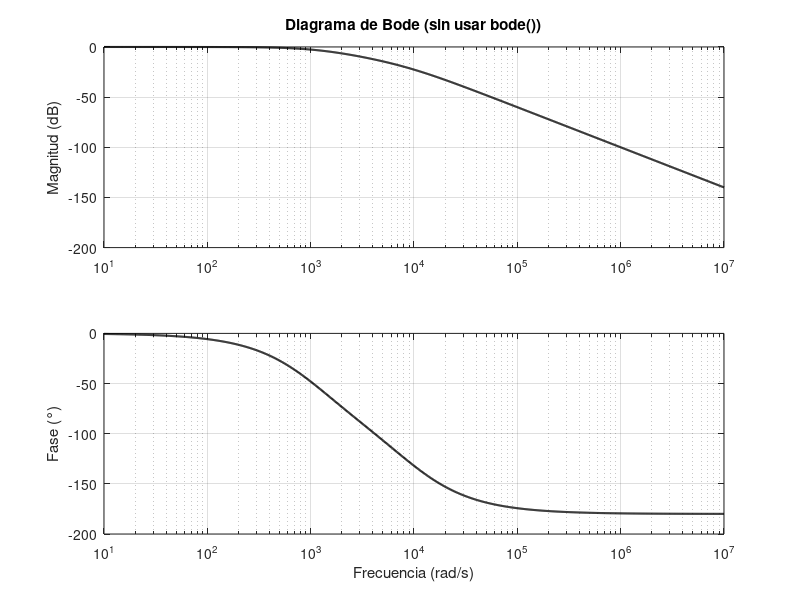

Write the MATLAB code that produced this figure.
clc; clear; close all;

% Parámetros del sistema RLC
R = 10;
L = 1e-3;
C = 100e-6;

% Definición de la función de transferencia
s = tf('s');
G = (1/(L*C)) / (s^2 + R*s/L + 1/(L*C));

% Obtener coeficientes numéricos del numerador y denominador
[num, den] = tfdata(G, 'v');

% Crear el eje de frecuencia logarítmico
N=1000;

w= logspace(1,7,N);%/(2*pi);
jw = 1j * w;

% Evaluar numerador y denominador en s = jω
N = polyval(num, jw);
D = polyval(den, jw);

% Evaluar G(jw)
Gjw = N ./ D;

% Magnitud en dB
mag = 20 * log10(abs(Gjw));

% Fase en grados
phase = angle(Gjw) * (180 / pi);

% Graficar Bode
f=w/(2*pi); % si queremos en Hz colocar 'f' en la grafica.
figure;

subplot(2,1,1);
semilogx(w, mag, 'k', 'LineWidth', 1.5);
grid on;
ylabel('Magnitud (dB)');
title('Diagrama de Bode (sin usar bode())');

subplot(2,1,2);
semilogx(w, phase, 'k', 'LineWidth', 1.5);
grid on;
ylabel('Fase (°)');
xlabel('Frecuencia (rad/s)');
